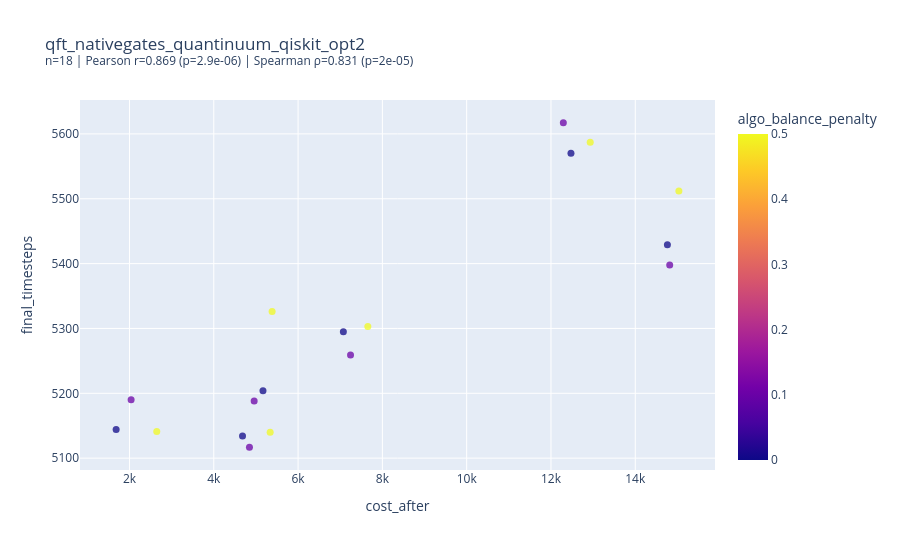
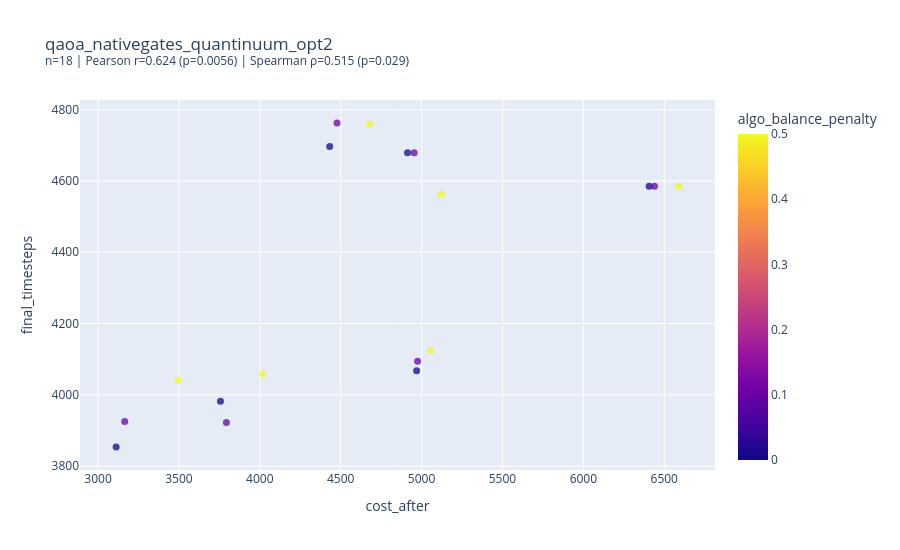
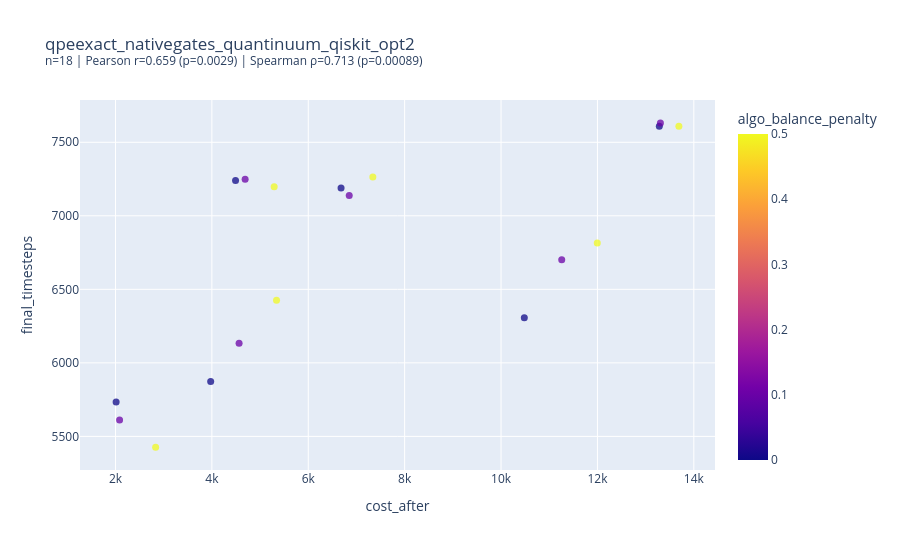
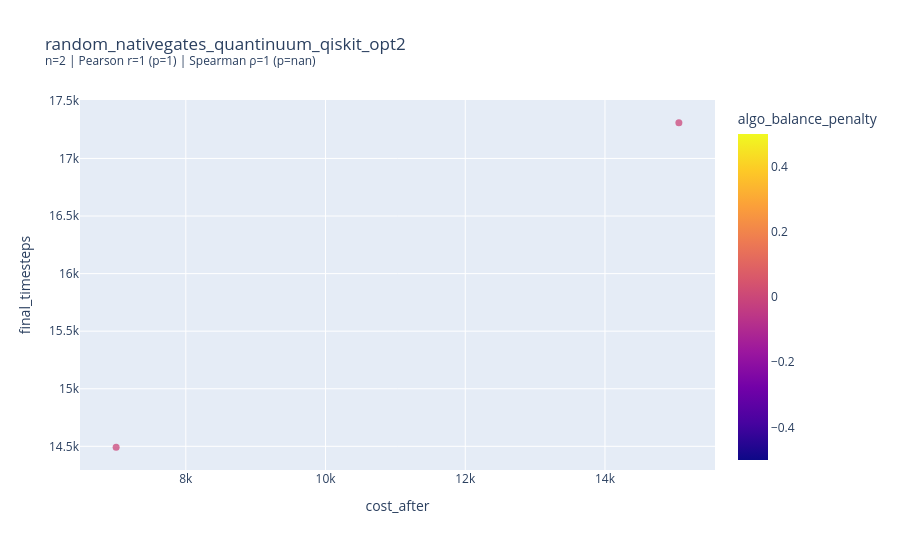

Notebook source saved alongside these figures, in order:
### Code cell
import pandas as pd
import numpy as np
import plotly.express as px
from scipy.stats import pearsonr, spearmanr

def corr_scatter(
    df: pd.DataFrame,
    x_col: str,
    y_col: str,
    *,
    filter_expr: str | None = None,       # e.g. "energy < 0 and shots >= 1000"
    filter_mask=None,                     # alternatively: lambda d: (d["a"]>0) & (d["b"]=="foo")
    hover_cols: list[str] | None = None,  # extra columns to show on hover
    color_col: str | None = None,
    trendline: str | None = "ols",        # "ols" or None
    title: str | None = None,
    dropna: bool = True,
    sample: int | None = None,            # e.g. 5000 to downsample for plotting
    random_state: int = 0,
):
    """
    Filter df, plot interactive scatter (Plotly Express), compute Pearson + Spearman.

    Use ONE of:
      - filter_expr (pandas query string), or
      - filter_mask (callable(df)->boolean mask or boolean mask itself)

    Returns: (filtered_df_used, metrics_dict, plotly_fig)
    """
    d = df.copy()

    if filter_expr is not None and filter_mask is not None:
        raise ValueError("Provide only one of filter_expr or filter_mask.")

    if filter_expr is not None:
        d = d.query(filter_expr, engine="python")
    elif filter_mask is not None:
        m = filter_mask(d) if callable(filter_mask) else filter_mask
        d = d.loc[m]

    cols_needed = [x_col, y_col] + (hover_cols or []) + ([color_col] if color_col else [])
    cols_needed = [c for c in cols_needed if c is not None]

    # Keep only needed columns (optional, but makes hover behavior predictable)
    d = d.loc[:, pd.unique(cols_needed)].copy()

    if dropna:
        d = d.dropna(subset=[x_col, y_col])

    # Ensure numeric for correlations
    x = pd.to_numeric(d[x_col], errors="coerce")
    y = pd.to_numeric(d[y_col], errors="coerce")
    valid = x.notna() & y.notna()
    d = d.loc[valid].copy()
    x = x.loc[valid].to_numpy()
    y = y.loc[valid].to_numpy()

    if sample is not None and len(d) > sample:
        d = d.sample(n=sample, random_state=random_state)
        x = d[x_col].to_numpy()
        y = d[y_col].to_numpy()

    if len(d) < 2:
        raise ValueError(f"Not enough valid rows after filtering to compute correlation (n={len(d)}).")

    pear_r, pear_p = pearsonr(x, y)
    spear_r, spear_p = spearmanr(x, y)

    metrics = {
        "n": int(len(d)),
        "pearson_r": float(pear_r),
        "pearson_p": float(pear_p),
        "spearman_r": float(spear_r),
        "spearman_p": float(spear_p),
    }

    plot_title = title or f"{y_col} vs {x_col}"
    subtitle = (f"n={metrics['n']} | "
                f"Pearson r={metrics['pearson_r']:.3g} (p={metrics['pearson_p']:.2g}) | "
                f"Spearman ρ={metrics['spearman_r']:.3g} (p={metrics['spearman_p']:.2g})")

    fig = px.scatter(
        d,
        x=x_col,
        y=y_col,
        color=color_col,
        hover_data=hover_cols,
        trendline=trendline,
        title=f"{plot_title}<br><sup>{subtitle}</sup>",
    )
    fig.update_layout(
        height=550,
        legend_title_text=color_col if color_col else None,
    )
    fig.update_traces(marker=dict(size=7, opacity=0.75))

    return d, metrics, fig


x_col = "cost_after"
y_col = "final_timesteps"
hover_cols = ["algo_max_iterations_factor", "algo_balance_penalty", "algo_seed"]#, "algo_capacity_weight"]
color_col = "algo_balance_penalty" #"group"  # optional

for partition_method in success_df["partition_method"].unique():
    for algo_name in success_df["algorithm_name"].unique():

        filter_expr = f"algorithm_name == '{algo_name}' and partition_method == '{partition_method}'"# and algo_max_iterations_factor == 50" #"group"  # optional
        #filter_expr = f"algorithm_name == '{algo_name}'"

        print(f"Filter: {filter_expr}")

        d_used, metrics, fig = corr_scatter(
            success_df,
            x_col, y_col,
            filter_expr=filter_expr,
            hover_cols=hover_cols,
            color_col=color_col,
            trendline=None,   # or None
            title=algo_name,
        )
        metrics
        fig.show()

print(success_df["algo_candidate_list_length"].unique())

### Figure 1 — Plotly figure (JSON) as saved in the notebook; plotly's stock layout.template omitted (floating-point values rounded to 4 significant figures)
{"data": [{"customdata": [[0.0, 0.0, 0.0], [20.0, 0.0, 0.0], [0.0, 0.0, 0.0], [20.0, 0.0, 0.0], [0.0, 0.0, 0.0], [20.0, 0.0, 0.0], [0.0, 0.1, 0.0], [20.0, 0.1, 0.0], [0.0, 0.1, 0.0], [20.0, 0.1, 0.0], [0.0, 0.1, 0.0], [20.0, 0.1, 0.0], [0.0, 0.5, 0.0], [20.0, 0.5, 0.0], [0.0, 0.5, 0.0], [20.0, 0.5, 0.0], [0.0, 0.5, 0.0], [20.0, 0.5, 0.0]], "hovertemplate": "cost_after=%{x}<br>final_timesteps=%{y}<br>algo_max_iterations_factor=%{customdata[0]}<br>algo_balance_penalty=%{marker.color}<br>algo_seed=%{customdata[2]}<extra></extra>", "legendgroup": "", "marker": {"color": [0.0, 0.0, 0.0, 0.0, 0.0, 0.0, 0.1, 0.1, 0.1, 0.1, 0.1, 0.1, 0.5, 0.5, 0.5, 0.5, 0.5, 0.5], "coloraxis": "coloraxis", "opacity": 0.75, "size": 7, "symbol": "circle"}, "mode": "markers", "name": "", "orientation": "v", "showlegend": false, "type": "scatter", "x": [4682.0, 1683.0, 7075.0, 5167.0, 14760.0, 12470.0, 4846.0, 2039.0, 7245.0, 4958.0, 14820.0, 12290.0, 5338.0, 2647.0, 7655.0, 5384.0, 15030.0, 12930.0], "xaxis": "x", "y": [5134, 5144, 5295, 5204, 5429, 5570, 5117, 5190, 5259, 5188, 5398, 5617, 5140, 5141, 5303, 5326, 5512, 5587], "yaxis": "y"}], "layout": {"coloraxis": {"colorbar": {"title": {"text": "algo_balance_penalty"}}, "colorscale": [[0, "#0d0887"], [0.1111, "#46039f"], [0.2222, "#7201a8"], [0.3333, "#9c179e"], [0.4444, "#bd3786"], [0.5556, "#d8576b"], [0.6667, "#ed7953"], [0.7778, "#fb9f3a"], [0.8889, "#fdca26"], [1, "#f0f921"]]}, "height": 550, "legend": {"title": {"text": "algo_balance_penalty"}, "tracegroupgap": 0}, "title": {"text": "qft_nativegates_quantinuum_qiskit_opt2<br><sup>n=18 | Pearson r=0.869 (p=2.9e-06) | Spearman ρ=0.831 (p=2e-05)</sup>"}, "xaxis": {"anchor": "y", "domain": [0, 1], "title": {"text": "cost_after"}}, "yaxis": {"anchor": "x", "domain": [0, 1], "title": {"text": "final_timesteps"}}}}

### Figure 2 — Plotly figure (JSON) as saved in the notebook; plotly's stock layout.template omitted (floating-point values rounded to 4 significant figures)
{"data": [{"customdata": [[0.0, 0.0, 0.0], [20.0, 0.0, 0.0], [0.0, 0.0, 0.0], [20.0, 0.0, 0.0], [0.0, 0.0, 0.0], [20.0, 0.0, 0.0], [0.0, 0.1, 0.0], [20.0, 0.1, 0.0], [0.0, 0.1, 0.0], [20.0, 0.1, 0.0], [0.0, 0.1, 0.0], [20.0, 0.1, 0.0], [0.0, 0.5, 0.0], [20.0, 0.5, 0.0], [0.0, 0.5, 0.0], [20.0, 0.5, 0.0], [0.0, 0.5, 0.0], [20.0, 0.5, 0.0]], "hovertemplate": "cost_after=%{x}<br>final_timesteps=%{y}<br>algo_max_iterations_factor=%{customdata[0]}<br>algo_balance_penalty=%{marker.color}<br>algo_seed=%{customdata[2]}<extra></extra>", "legendgroup": "", "marker": {"color": [0.0, 0.0, 0.0, 0.0, 0.0, 0.0, 0.1, 0.1, 0.1, 0.1, 0.1, 0.1, 0.5, 0.5, 0.5, 0.5, 0.5, 0.5], "coloraxis": "coloraxis", "opacity": 0.75, "size": 7, "symbol": "circle"}, "mode": "markers", "name": "", "orientation": "v", "showlegend": false, "type": "scatter", "x": [4432.0, 3112.0, 4913.0, 3757.0, 6407.0, 4969.0, 4477.0, 3165.0, 4954.0, 3794.0, 6440.0, 4975.0, 4678.0, 3493.0, 5122.0, 4017.0, 6590.0, 5055.0], "xaxis": "x", "y": [4697, 3853, 4679, 3982, 4585, 4067, 4763, 3925, 4679, 3922, 4585, 4094, 4760, 4041, 4562, 4059, 4585, 4125], "yaxis": "y"}], "layout": {"coloraxis": {"colorbar": {"title": {"text": "algo_balance_penalty"}}, "colorscale": [[0, "#0d0887"], [0.1111, "#46039f"], [0.2222, "#7201a8"], [0.3333, "#9c179e"], [0.4444, "#bd3786"], [0.5556, "#d8576b"], [0.6667, "#ed7953"], [0.7778, "#fb9f3a"], [0.8889, "#fdca26"], [1, "#f0f921"]]}, "height": 550, "legend": {"title": {"text": "algo_balance_penalty"}, "tracegroupgap": 0}, "title": {"text": "qaoa_nativegates_quantinuum_opt2<br><sup>n=18 | Pearson r=0.624 (p=0.0056) | Spearman ρ=0.515 (p=0.029)</sup>"}, "xaxis": {"anchor": "y", "domain": [0, 1], "title": {"text": "cost_after"}}, "yaxis": {"anchor": "x", "domain": [0, 1], "title": {"text": "final_timesteps"}}}}

### Figure 3 — Plotly figure (JSON) as saved in the notebook; plotly's stock layout.template omitted (floating-point values rounded to 4 significant figures)
{"data": [{"customdata": [[0.0, 0.0, 0.0], [20.0, 0.0, 0.0], [0.0, 0.0, 0.0], [20.0, 0.0, 0.0], [0.0, 0.0, 0.0], [20.0, 0.0, 0.0], [0.0, 0.1, 0.0], [20.0, 0.1, 0.0], [0.0, 0.1, 0.0], [20.0, 0.1, 0.0], [0.0, 0.1, 0.0], [20.0, 0.1, 0.0], [0.0, 0.5, 0.0], [20.0, 0.5, 0.0], [0.0, 0.5, 0.0], [20.0, 0.5, 0.0], [0.0, 0.5, 0.0], [20.0, 0.5, 0.0]], "hovertemplate": "cost_after=%{x}<br>final_timesteps=%{y}<br>algo_max_iterations_factor=%{customdata[0]}<br>algo_balance_penalty=%{marker.color}<br>algo_seed=%{customdata[2]}<extra></extra>", "legendgroup": "", "marker": {"color": [0.0, 0.0, 0.0, 0.0, 0.0, 0.0, 0.1, 0.1, 0.1, 0.1, 0.1, 0.1, 0.5, 0.5, 0.5, 0.5, 0.5, 0.5], "coloraxis": "coloraxis", "opacity": 0.75, "size": 7, "symbol": "circle"}, "mode": "markers", "name": "", "orientation": "v", "showlegend": false, "type": "scatter", "x": [4491.0, 2014.0, 6681.0, 3975.0, 13280.0, 10480.0, 4690.0, 2086.0, 6850.0, 4565.0, 13310.0, 11260.0, 5293.0, 2833.0, 7340.0, 5341.0, 13690.0, 12000.0], "xaxis": "x", "y": [7240, 5734, 7189, 5874, 7609, 6307, 7248, 5611, 7138, 6133, 7632, 6702, 7197, 5427, 7264, 6426, 7609, 6815], "yaxis": "y"}], "layout": {"coloraxis": {"colorbar": {"title": {"text": "algo_balance_penalty"}}, "colorscale": [[0, "#0d0887"], [0.1111, "#46039f"], [0.2222, "#7201a8"], [0.3333, "#9c179e"], [0.4444, "#bd3786"], [0.5556, "#d8576b"], [0.6667, "#ed7953"], [0.7778, "#fb9f3a"], [0.8889, "#fdca26"], [1, "#f0f921"]]}, "height": 550, "legend": {"title": {"text": "algo_balance_penalty"}, "tracegroupgap": 0}, "title": {"text": "qpeexact_nativegates_quantinuum_qiskit_opt2<br><sup>n=18 | Pearson r=0.659 (p=0.0029) | Spearman ρ=0.713 (p=0.00089)</sup>"}, "xaxis": {"anchor": "y", "domain": [0, 1], "title": {"text": "cost_after"}}, "yaxis": {"anchor": "x", "domain": [0, 1], "title": {"text": "final_timesteps"}}}}

### Figure 4 — Plotly figure (JSON) as saved in the notebook; plotly's stock layout.template omitted (floating-point values rounded to 4 significant figures)
{"data": [{"customdata": [[0.0, 0.0, 0.0], [20.0, 0.0, 0.0]], "hovertemplate": "cost_after=%{x}<br>final_timesteps=%{y}<br>algo_max_iterations_factor=%{customdata[0]}<br>algo_balance_penalty=%{marker.color}<br>algo_seed=%{customdata[2]}<extra></extra>", "legendgroup": "", "marker": {"color": [0.0, 0.0], "coloraxis": "coloraxis", "opacity": 0.75, "size": 7, "symbol": "circle"}, "mode": "markers", "name": "", "orientation": "v", "showlegend": false, "type": "scatter", "x": [15060.0, 7003.0], "xaxis": "x", "y": [17309, 14493], "yaxis": "y"}], "layout": {"coloraxis": {"colorbar": {"title": {"text": "algo_balance_penalty"}}, "colorscale": [[0, "#0d0887"], [0.1111, "#46039f"], [0.2222, "#7201a8"], [0.3333, "#9c179e"], [0.4444, "#bd3786"], [0.5556, "#d8576b"], [0.6667, "#ed7953"], [0.7778, "#fb9f3a"], [0.8889, "#fdca26"], [1, "#f0f921"]]}, "height": 550, "legend": {"title": {"text": "algo_balance_penalty"}, "tracegroupgap": 0}, "title": {"text": "random_nativegates_quantinuum_qiskit_opt2<br><sup>n=2 | Pearson r=1 (p=1) | Spearman ρ=1 (p=nan)</sup>"}, "xaxis": {"anchor": "y", "domain": [0, 1], "title": {"text": "cost_after"}}, "yaxis": {"anchor": "x", "domain": [0, 1], "title": {"text": "final_timesteps"}}}}
